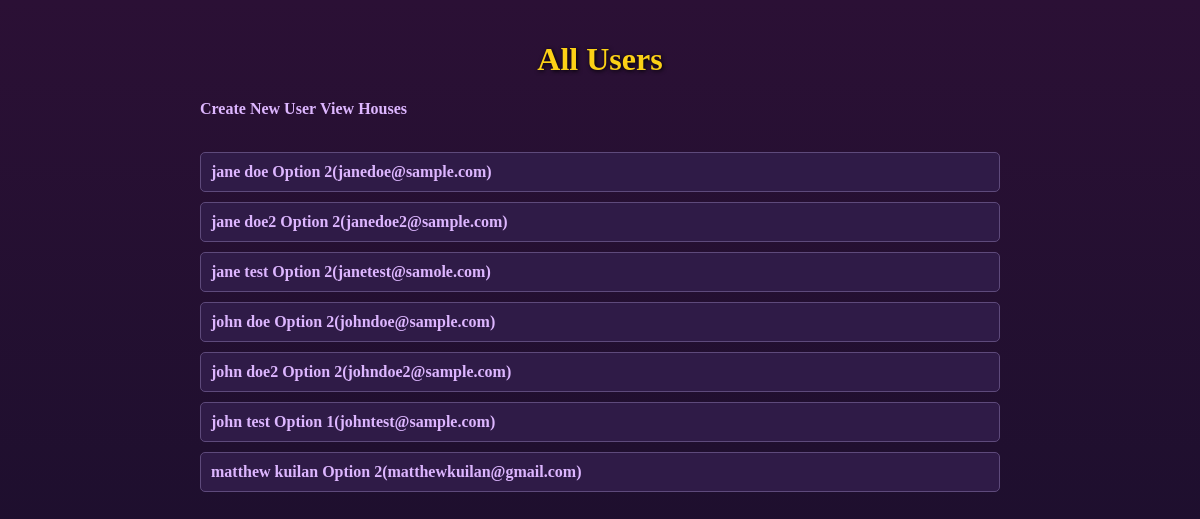
The app's page /users, older data.
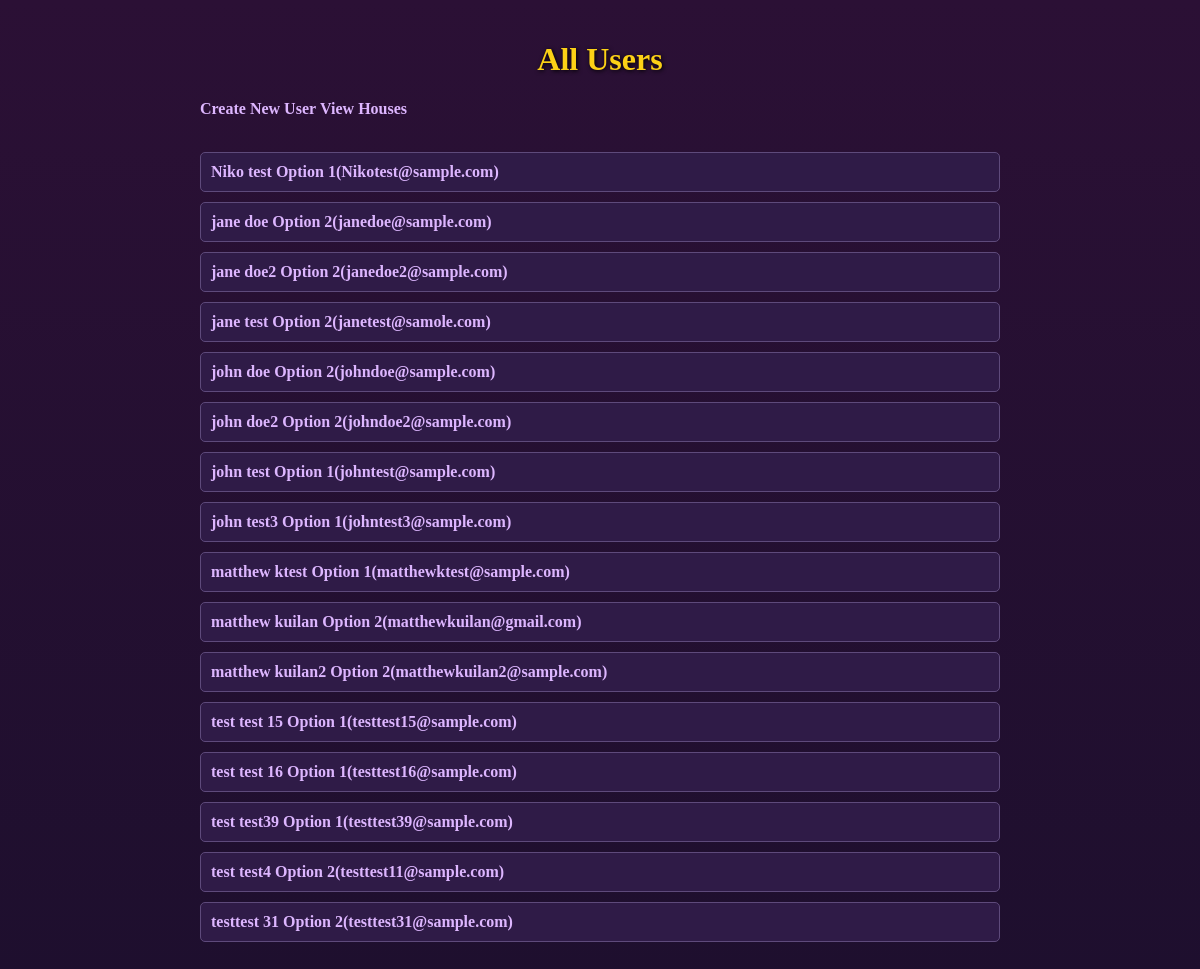
The same page, newer data.
### Sql-alch-test/models.py (models this page shows)
class User(db.Model):
    id: Mapped[int] = mapped_column(primary_key=True)
    username: Mapped[str] = mapped_column(unique=True)
    email: Mapped[str] = mapped_column(unique=True)
    choice: Mapped[str] =  mapped_column()
    wallet_choice: Mapped[str] = mapped_column(nullable=True)
    bully_choice: Mapped[str] = mapped_column(nullable=True)
    challenge_choice: Mapped[str] = mapped_column(nullable=True)
    game_choice: Mapped[str] = mapped_column(nullable=True)
    motivation_choice: Mapped[str] = mapped_column(nullable=True)
    house: Mapped[str] = mapped_column(nullable=True)

### Sql-alch-test/app.py (the view)
@app.route("/users")
def user_list():
    users = db.session.execute(db.select(User).order_by(User.username)).scalars()
    return render_template('user/list.html', users=users)

### Sql-alch-test/templates/user/list.html (shortened to what this page needs)
<!DOCTYPE html>
<html lang="en">
<head>
</head>
<body>
    <h1>All Users</h1>
    <a href="{{ url_for('create_user') }}">Create New User</a>
    <a href="{{ url_for('houses') }}">View Houses</a>
    <br><br>
    {% if users %}
        <ul>
        {% for user in users %}
            <li>
                <a href="{{ url_for('user_detail', id=user.id) }}">
                    {{ user.username }} {{user.choice}}({{ user.email }})
                </a>
            </li>
        {% endfor %}
        </ul>
    {% else %}
        <p>No users found.</p>
    {% endif %}
</body>
</html>

Row changes from the older to the newer data that the page shows:
added User: username "Niko test", choice "Option 1", email "Nikotest@sample.com"
added User: username "john test3", choice "Option 1", email "johntest3@sample.com"
added User: username "matthew ktest", choice "Option 1", email "matthewktest@sample.com"
added User: username "matthew kuilan2", choice "Option 2", email "matthewkuilan2@sample.com"
added User: username "test test 15", choice "Option 1", email "testtest15@sample.com"
added User: username "test test 16", choice "Option 1", email "testtest16@sample.com"
added User: username "test test39", choice "Option 1", email "testtest39@sample.com"
added User: username "test test4", choice "Option 2", email "testtest11@sample.com"
added User: username "testtest 31", choice "Option 2", email "testtest31@sample.com"
